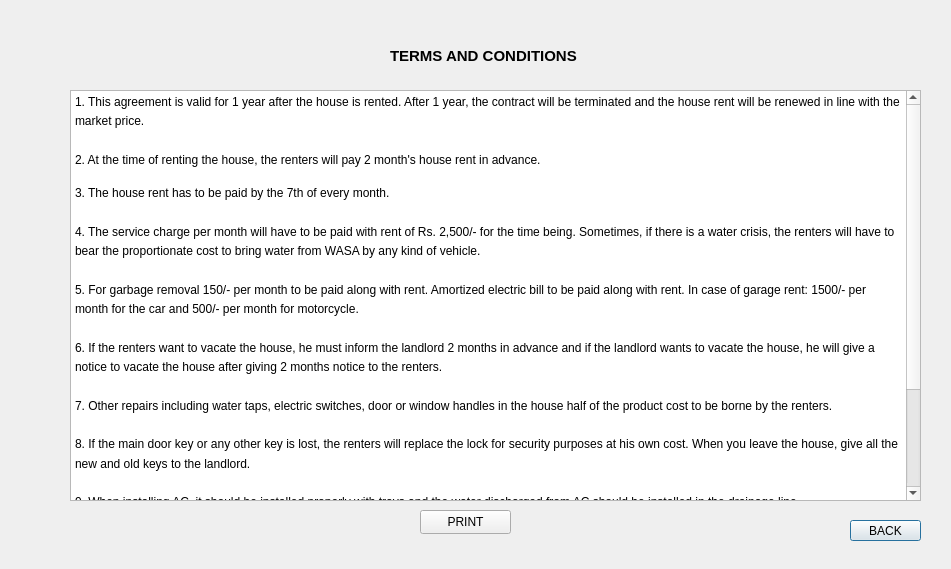
<?xml version="1.0" encoding="UTF-8"?>
<ui version="4.0">
 <class>tc</class>
 <widget class="QDialog" name="tc">
  <property name="enabled">
   <bool>true</bool>
  </property>
  <property name="geometry">
   <rect>
    <x>0</x>
    <y>0</y>
    <width>951</width>
    <height>569</height>
   </rect>
  </property>
  <property name="windowTitle">
   <string>T&amp;C</string>
  </property>
  <widget class="QLabel" name="label">
   <property name="geometry">
    <rect>
     <x>390</x>
     <y>40</y>
     <width>211</width>
     <height>31</height>
    </rect>
   </property>
   <property name="font">
    <font>
     <pointsize>11</pointsize>
     <bold>true</bold>
    </font>
   </property>
   <property name="text">
    <string>TERMS AND CONDITIONS</string>
   </property>
  </widget>
  <widget class="QTextEdit" name="textEdit">
   <property name="geometry">
    <rect>
     <x>70</x>
     <y>90</y>
     <width>851</width>
     <height>411</height>
    </rect>
   </property>
   <property name="readOnly">
    <bool>false</bool>
   </property>
   <property name="html">
    <string>&lt;!DOCTYPE HTML PUBLIC &quot;-//W3C//DTD HTML 4.0//EN&quot; &quot;http://www.w3.org/TR/REC-html40/strict.dtd&quot;&gt;
&lt;html&gt;&lt;head&gt;&lt;meta name=&quot;qrichtext&quot; content=&quot;1&quot; /&gt;&lt;meta charset=&quot;utf-8&quot; /&gt;&lt;style type=&quot;text/css&quot;&gt;
p, li { white-space: pre-wrap; }
hr { height: 1px; border-width: 0; }
&lt;/style&gt;&lt;/head&gt;&lt;body style=&quot; font-family:'Segoe UI'; font-size:9pt; font-weight:400; font-style:normal;&quot;&gt;
&lt;p style=&quot; margin-top:0px; margin-bottom:0px; margin-left:0px; margin-right:0px; -qt-block-indent:0; text-indent:0px; line-height:138%;&quot;&gt;&lt;a name=&quot;docs-internal-guid-a07560c2-7fff-dd59-5f85-3735fae28efb&quot;&gt;&lt;/a&gt;&lt;span style=&quot; font-family:'Arial'; color:#000000; background-color:transparent;&quot;&gt;1&lt;/span&gt;&lt;span style=&quot; font-family:'Arial'; color:#000000; background-color:transparent;&quot;&gt;. This agreement is valid for 1 year after the house is rented. After 1 year, the contract will be terminated and the house rent will be renewed in line with the market price.&lt;/span&gt;&lt;/p&gt;
&lt;p style=&quot;-qt-paragraph-type:empty; margin-top:0px; margin-bottom:0px; margin-left:0px; margin-right:0px; -qt-block-indent:0; text-indent:0px; line-height:138%; font-family:'Arial'; color:#000000;&quot;&gt;&lt;br /&gt;&lt;/p&gt;
&lt;p style=&quot; margin-top:0px; margin-bottom:0px; margin-left:0px; margin-right:0px; -qt-block-indent:0; text-indent:0px; line-height:138%;&quot;&gt;&lt;span style=&quot; font-family:'Arial'; color:#000000; background-color:transparent;&quot;&gt;2. At the time of renting the house, the renters will pay 2 month's house rent in advance.&lt;/span&gt;&lt;/p&gt;
&lt;p style=&quot;-qt-paragraph-type:empty; margin-top:0px; margin-bottom:0px; margin-left:0px; margin-right:0px; -qt-block-indent:0; text-indent:0px;&quot;&gt;&lt;br /&gt;&lt;/p&gt;
&lt;p style=&quot; margin-top:0px; margin-bottom:0px; margin-left:0px; margin-right:0px; -qt-block-indent:0; text-indent:0px; line-height:138%;&quot;&gt;&lt;span style=&quot; font-family:'Arial'; color:#000000; background-color:transparent;&quot;&gt;3. The house rent has to be paid by the 7th of every month.&lt;/span&gt;&lt;br /&gt;&lt;/p&gt;
&lt;p style=&quot; margin-top:0px; margin-bottom:0px; margin-left:0px; margin-right:0px; -qt-block-indent:0; text-indent:0px; line-height:138%;&quot;&gt;&lt;span style=&quot; font-family:'Arial'; color:#000000; background-color:transparent;&quot;&gt;4. The service charge per month will have to be paid with rent of Rs. 2,500/- for the time being. Sometimes, if there is a water crisis, the renters will have to bear the proportionate cost to bring water from WASA by any kind of vehicle.&lt;/span&gt;&lt;br /&gt;&lt;/p&gt;
&lt;p style=&quot; margin-top:0px; margin-bottom:0px; margin-left:0px; margin-right:0px; -qt-block-indent:0; text-indent:0px; line-height:138%;&quot;&gt;&lt;span style=&quot; font-family:'Arial'; color:#000000; background-color:transparent;&quot;&gt;5. For garbage removal 150/- per month to be paid along with rent. Amortized electric bill to be paid along with rent. In case of garage rent: 1500/- per month for the car and 500/- per month for motorcycle.&lt;/span&gt;&lt;br /&gt;&lt;/p&gt;
&lt;p style=&quot; margin-top:0px; margin-bottom:0px; margin-left:0px; margin-right:0px; -qt-block-indent:0; text-indent:0px; line-height:138%;&quot;&gt;&lt;span style=&quot; font-family:'Arial'; color:#000000; background-color:transparent;&quot;&gt;6. If the renters want to vacate the house, he must inform the landlord 2 months in advance and if the landlord wants to vacate the house, he will give a notice to vacate the house after giving 2 months notice to the renters.&lt;/span&gt;&lt;br /&gt;&lt;/p&gt;
&lt;p style=&quot; margin-top:0px; margin-bottom:0px; margin-left:0px; margin-right:0px; -qt-block-indent:0; text-indent:0px; line-height:138%;&quot;&gt;&lt;span style=&quot; font-family:'Arial'; color:#000000; background-color:transparent;&quot;&gt;7. Other repairs including water taps, electric switches, door or window handles in the house half of the product cost to be borne by the renters.&lt;/span&gt;&lt;br /&gt;&lt;/p&gt;
&lt;p style=&quot; margin-top:0px; margin-bottom:0px; margin-left:0px; margin-right:0px; -qt-block-indent:0; text-indent:0px; line-height:138%;&quot;&gt;&lt;span style=&quot; font-family:'Arial'; color:#000000; background-color:transparent;&quot;&gt;8. If the main door key or any other key is lost, the renters will replace the lock for security purposes at his own cost. When you leave the house, give all the new and old keys to the landlord.&lt;/span&gt;&lt;br /&gt;&lt;/p&gt;
&lt;p style=&quot; margin-top:0px; margin-bottom:0px; margin-left:0px; margin-right:0px; -qt-block-indent:0; text-indent:0px; line-height:138%;&quot;&gt;&lt;span style=&quot; font-family:'Arial'; color:#000000; background-color:transparent;&quot;&gt;9. When installing AC, it should be installed properly with trays and the water discharged from AC should be installed in the drainage line.&lt;/span&gt;&lt;/p&gt;
&lt;p style=&quot;-qt-paragraph-type:empty; margin-top:0px; margin-bottom:0px; margin-left:0px; margin-right:0px; -qt-block-indent:0; text-indent:0px;&quot;&gt;&lt;br /&gt;&lt;/p&gt;
&lt;p style=&quot; margin-top:0px; margin-bottom:0px; margin-left:0px; margin-right:0px; -qt-block-indent:0; text-indent:0px; line-height:138%;&quot;&gt;&lt;span style=&quot; font-family:'Arial'; color:#000000; background-color:transparent;&quot;&gt;10. No drilling, electricity work, water, gas or any other work shall be carried out without notifying the Landlord. The landlord must be notified of any work done.&lt;/span&gt;&lt;/p&gt;
&lt;p style=&quot;-qt-paragraph-type:empty; margin-top:0px; margin-bottom:0px; margin-left:0px; margin-right:0px; -qt-block-indent:0; text-indent:0px; line-height:138%; font-family:'Arial'; color:#000000;&quot;&gt;&lt;br /&gt;&lt;/p&gt;
&lt;p style=&quot; margin-top:0px; margin-bottom:0px; margin-left:0px; margin-right:0px; -qt-block-indent:0; text-indent:0px; line-height:138%;&quot;&gt;&lt;span style=&quot; font-family:'Arial'; color:#000000; background-color:transparent;&quot;&gt;11. Landlord can make/change any legal decision based on the situation.&lt;/span&gt;&lt;/p&gt;
&lt;p style=&quot; margin-top:0px; margin-bottom:0px; margin-left:0px; margin-right:0px; -qt-block-indent:0; text-indent:0px;&quot;&gt;&lt;br /&gt;&lt;/p&gt;&lt;/body&gt;&lt;/html&gt;</string>
   </property>
  </widget>
  <widget class="QPushButton" name="pushButton_back">
   <property name="geometry">
    <rect>
     <x>850</x>
     <y>520</y>
     <width>71</width>
     <height>21</height>
    </rect>
   </property>
   <property name="text">
    <string>BACK</string>
   </property>
  </widget>
  <widget class="QPushButton" name="pushButton_PRINT">
   <property name="geometry">
    <rect>
     <x>420</x>
     <y>510</y>
     <width>91</width>
     <height>24</height>
    </rect>
   </property>
   <property name="text">
    <string>PRINT</string>
   </property>
  </widget>
 </widget>
 <resources/>
 <connections/>
</ui>
